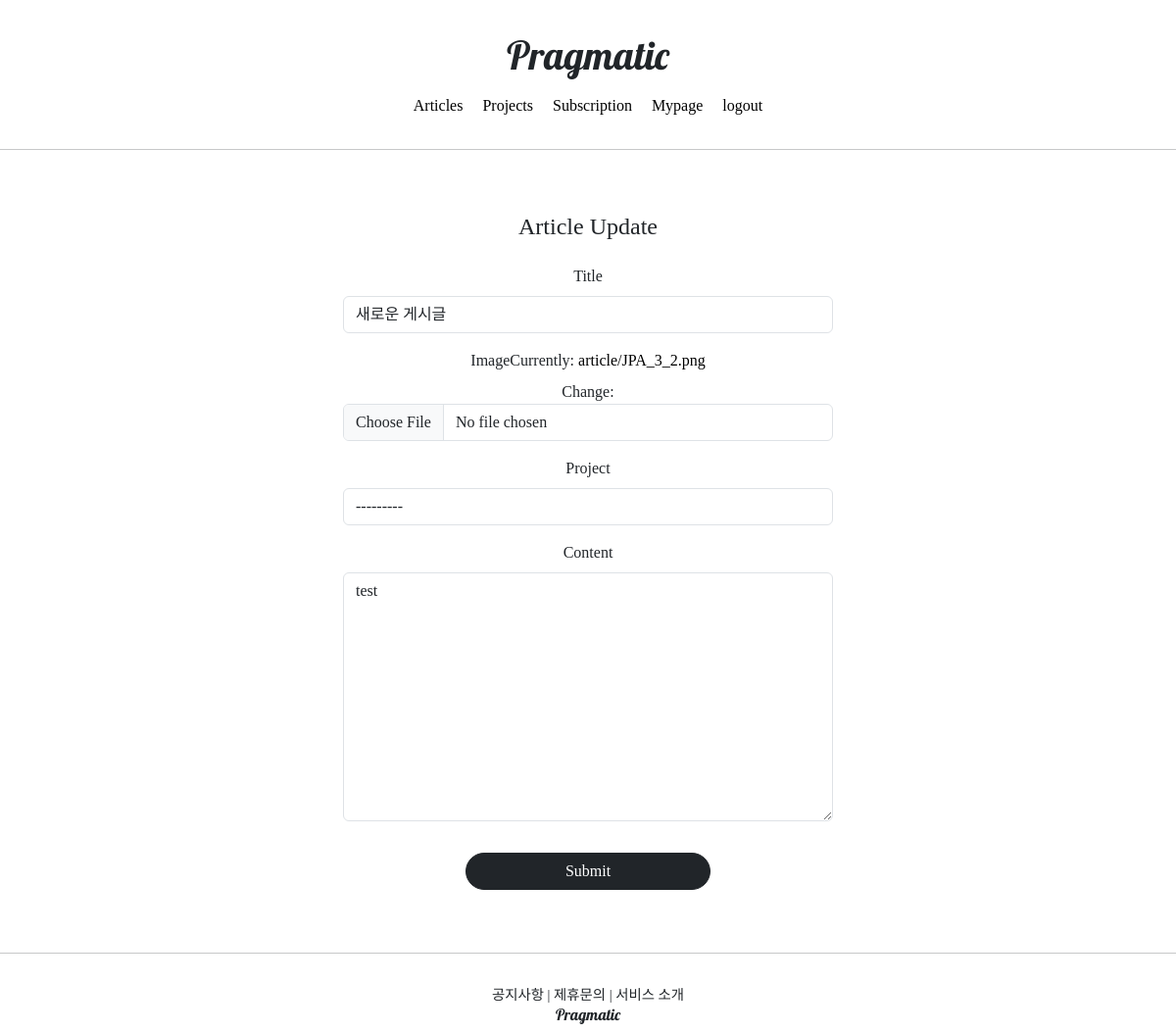
Page /articles/update/2 (signed in) on the committed database.
### articleapp/models.py (models this page shows)
class Article(models.Model):
    writer = models.ForeignKey(User, on_delete=models.SET_NULL,related_name='article',null=True)
    project = models.ForeignKey(Project, on_delete=models.SET_NULL, related_name='article', null=True)
    title = models.CharField(max_length=200,null=True)
    image = models.ImageField(upload_to='article/',null=False)
    content = models.TextField(null=True)
    created_at = models.DateField(auto_created=True, null=True)
    class Meta:
       ordering = ['created_at']  # created_at 필드의 내림차순으로 정렬

### projectapp/models.py (models this page shows)
class Project(models.Model):
    image = models.ImageField(upload_to='project/',null=False)
    title = models.CharField(max_length=20, null=False)
    description = models.CharField(max_length=200, null=True)
    created_at = models.DateTimeField(auto_now=True)
    def __str__(self):
        return f'{self.pk} : {self.title}'
    class Meta:
       ordering = ['-created_at']  # created_at 필드의 내림차순으로 정렬

### articleapp/views.py (the view, shortened to what this page needs)
# urls.py: path('update/<int:pk>' , ArticleUpdateView.as_view(), name='update'),
@method_decorator(article_ownership_required, 'get')
@method_decorator(article_ownership_required, 'post')
class ArticleUpdateView(UpdateView):
    model = Article
    context_object_name = 'target_article'
    form_class = ArticleCreationForm
    template_name = 'articleapp/update.html'

### articleapp/forms.py
class ArticleCreationForm(ModelForm):
    content = forms.CharField(widget=forms.Textarea(attrs={'class': 'editable',
                                                           'style': 'height: auto;text-aliagn:left;'}))
    project = forms.ModelChoiceField(queryset=Project.objects.all(), required=False)
    class Meta:
        model = Article
        fields = ['title','image','project', 'content']

### articleapp/templates/articleapp/update.html (shortened to what this page needs)
{% extends 'base.html' %}
{% load bootstrap4 %}
{% block content %}
<link rel="stylesheet" href="//cdn.jsdelivr.net/npm/medium-editor@5.23.2/dist/css/medium-editor.min.css" type="text/css" media="screen" charset="utf-8">
 <div style="text-align: center; center; max-width: 500px; margin: 4rem auto">
     <div class="mb-4">
         <h4>Article Update</h4>
     </div>
   <form action="{% url 'articleapp:update' pk=target_article.pk %}" method="post" enctype="multipart/form-data">
       {% bootstrap_form form %}
       <input type="submit" class="btn btn-dark rounded-pill col-6 mt-3">
   </form>
 </div>
{% endblock %}

### static/base.css (style rules this page uses)
a { color: black; text-decoration: none; }

### rows in the picture
Article: title "새로운 게시글", project "---------", content "test"
